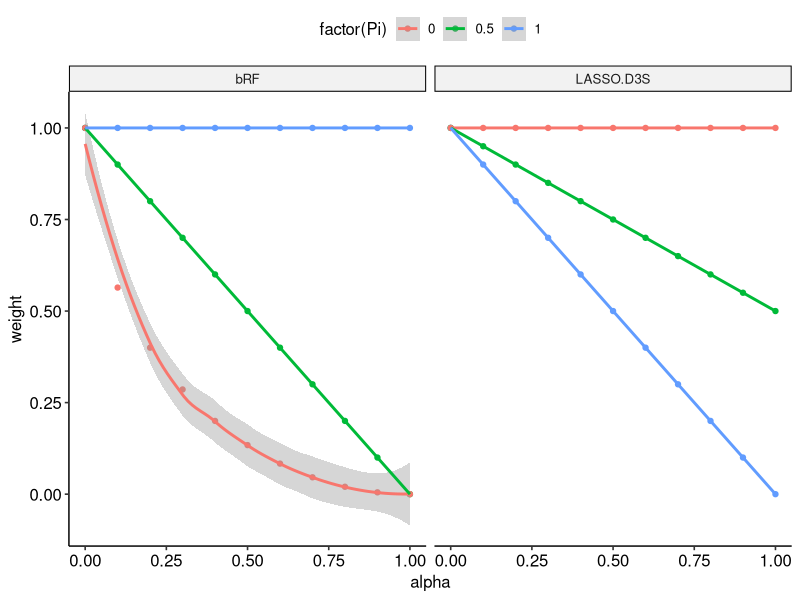

The R source for this figure:
library(tidyr)
library(ggplot2)
library(ggpubr)

ALPHAS <- seq(0,1, by = 0.1)


weights_rf <- function(pi, alpha){
  if (pi == 1)
    return(1)
  if(pi==0.5)
    return(1-alpha)
  if(pi == 0)
    return(-sqrt(1-(alpha-1)^2)+1)
}


weights_lasso <- function(pi, alpha){
  return(1 - pi * alpha)
}


links <- data.frame("Pi" = rep(c(1, 0.5, 0), each = 11),
                    "alpha" = rep(ALPHAS, 3),
                    "bRF" = mapply(weights_rf, rep(c(1, 0.5, 0), each = 11), rep(ALPHAS, 3)),
                    "LASSO-D3S" = mapply(weights_lasso, rep(c(1, 0.5, 0), each = 11), rep(ALPHAS, 3)))

links %>%
  gather(key = "method", value = "weight", bRF, LASSO.D3S) %>%
  ggplot(aes(x=alpha, y=weight, color = factor(Pi))) + 
  geom_point() +
  facet_wrap(~method) + 
  geom_smooth() +
  theme_pubr()

